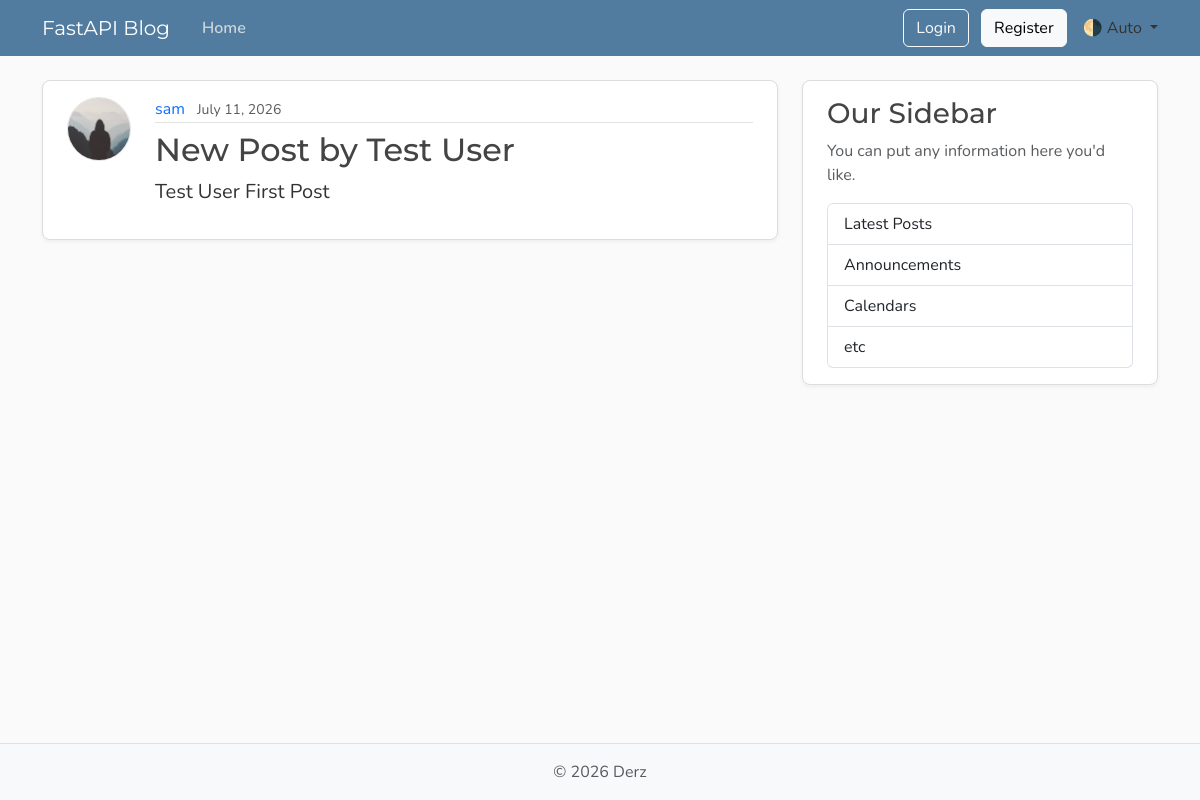
Before: /posts/1 with the older database file.
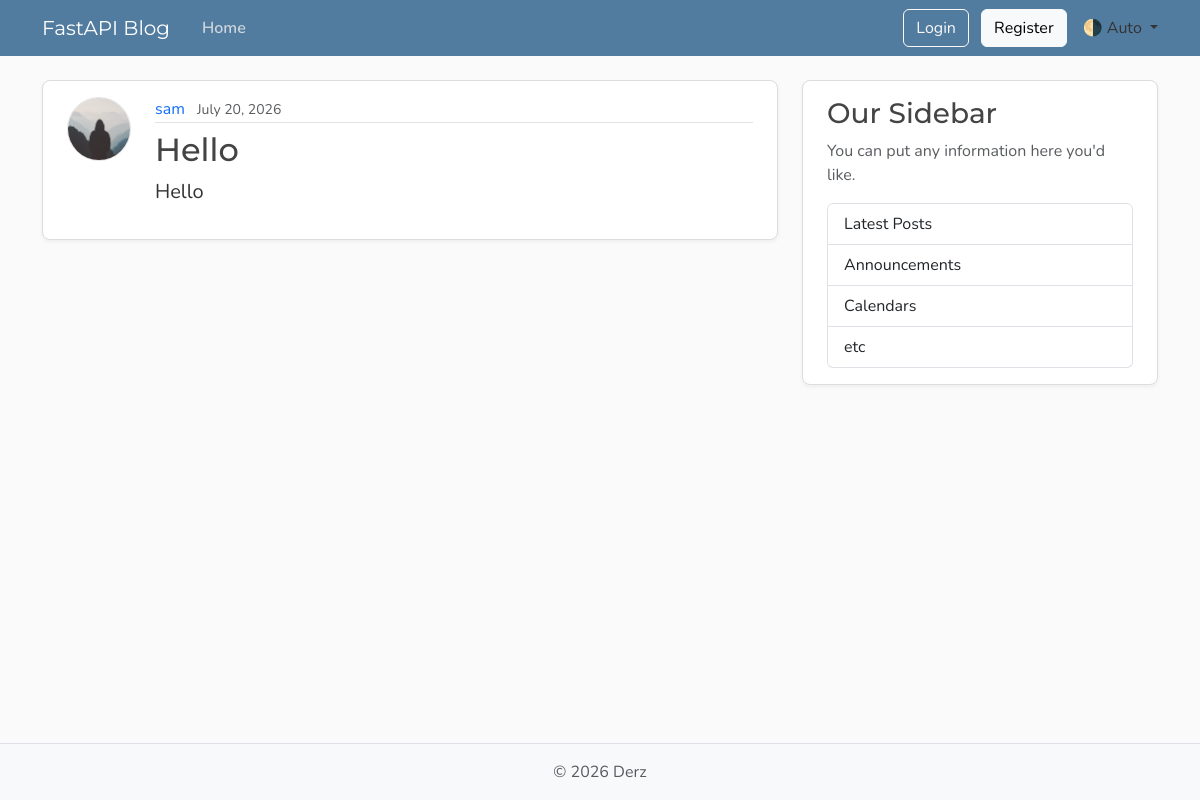
After: the same page with the newer database file.
### models.py (models this page shows)
class Post(Base):
    __tablename__ = "posts"
    id : Mapped[int] = mapped_column(Integer,primary_key=True, index=True)
    title : Mapped[str] = mapped_column(String, nullable=False)
    content : Mapped[str] = mapped_column(Text, nullable=False)
    user_id : Mapped[int] = mapped_column(ForeignKey("users.id"), nullable=False, index= True)
    date_posted : Mapped[datetime] = mapped_column(DateTime(timezone=True), default=lambda : datetime.now(UTC))
    author : Mapped[User] = relationship(back_populates="posts")

### main.py (the view)
@app.get("/posts/{post_id}",include_in_schema=False, name = 'post_page')
async def post_page(request: Request, post_id :int, db: Annotated[AsyncSession, Depends(get_db_session)]):
    result = await db.execute(select(models.Post).options(selectinload(models.Post.author)).where(models.Post.id == post_id))
    post = result.scalars().first()
    if not post:
        raise FastapiHttpException(status_code=status.HTTP_404_NOT_FOUND,detail="Post not found")
    return template.TemplateResponse(request,"post_finished.html",{"post":post, "title":post.title})

### templates/post_finished.html (shortened to what this page needs)
{% extends "layout_finished.html" %} {% block content %}
<article class="content-section py-3 px-4 mb-4">
  <div class="d-flex align-items-start gap-4">
    <img
      class="rounded-circle article-img flex-shrink-0"
      src="{{ post.author.image_path }}"
      width="64"
      height="64"
      alt="{{ post.author.username }}'s profile picture"
      loading="lazy"
    />
    <div class="flex-grow-1">
      <div class="article-metadata mb-2">
        <a
          class="me-2"
          href=" {{ url_for('user_posts',user_id = post.author.id) }}"
          >{{ post.author.username }}</a
        >
        <small class="text-body-secondary"
          >{{ post.date_posted.strftime("%B %d, %Y") }}</small
        >
      </div>
      <h2 class="article-title">{{ post.title }}</h2>
      <p class="article-content">{{ post.content }}</p>
    </div>
  </div>
</article>
{% endblock content %}

Changed rows visible on the page:
changed Post: date_posted "July 11, 2026" → "July 20, 2026"; title "New Post by Test User" → "Hello"; content "Test User First Post" → "Hello"
